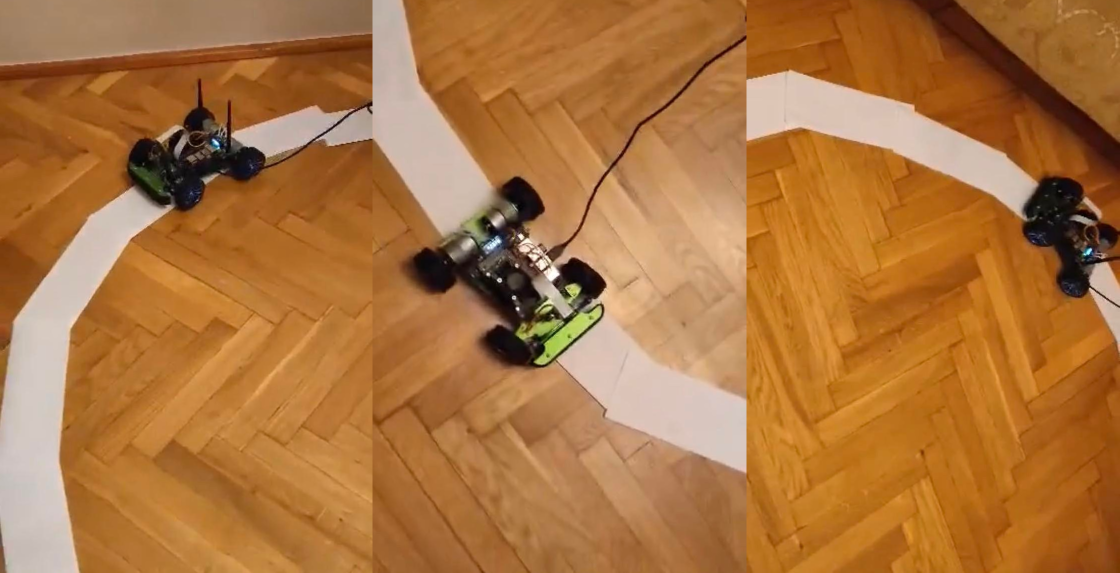
#> input picture Lane_detection/picture/okreg.png, 2239 x 1145 px (shown at 1/2 size)
$ python -i autko.py   (imports and definitions only)
#> lines starting #> are read from the running program, lines starting #| are printed output that depends on the picture; after the words box and inside, x2 and y2 are one past the last pixel; in counts of white or black regions, pixels touching at a corner belong together
import cv2
import numpy as np
from jetracer.nvidia_racecar import NvidiaRacecar

curveList = []
avgVal = 10
# [1 line that did not run here, left out]

def thresholding(img):
    hsv = cv2.cvtColor(img,cv2.COLOR_BGR2HSV)
    lowerWhite = np.array([0, 0, 80])
    upperWhite = np.array([179, 50, 180])
    maskedWhite= cv2.inRange(hsv,lowerWhite,upperWhite)
    return maskedWhite

def warpImg (img,points,w,h,inv=False):
    pts1 = np.float32(points)
    pts2 = np.float32([[0,0],[w,0],[0,h],[w,h]])
    if inv:
        matrix = cv2.getPerspectiveTransform(pts2,pts1)
    else:
        matrix = cv2.getPerspectiveTransform(pts1,pts2)
    imgWarp = cv2.warpPerspective(img,matrix,(w,h))
    return imgWarp

def getHistogram(img, minPer=0.1, display=False, region=1):

    if region ==1:
        histValues = np.sum(img, axis=0)
    else :
        histValues = np.sum(img[img.shape[0]//region:,:], axis=0)
    #histValues = np.sum(img, axis=0)
    maxValue = np.max(histValues)
    minValue = minPer*maxValue
    indexArray =np.where(histValues >= minValue)
    basePoint =  int(np.average(indexArray))

    if display:
        imgHist = np.zeros((img.shape[0],img.shape[1],3),np.uint8)
        for x,intensity in enumerate(histValues):
            cv2.line(imgHist,(int(x),img.shape[0]),(int(x),img.shape[0]-int(intensity//255//region)),(255,0,255),1)
            cv2.circle(imgHist,(basePoint,img.shape[0]),20,(0,255,255),cv2.FILLED)
        return basePoint,imgHist
    return basePoint

def getLaneCurve(img):
    imgResult =img.copy()
    #STEP 1
    imgThres = thresholding(img)

    #STEP 2
    hT, wT, c = img.shape
    points = np.float32([(100, 175), (wT-100, 175),(55, 320 ), (wT-55, 320)])
    imgWarp = warpImg(imgThres, points, wT, hT)

    #STEP 3
    middlePoint,imgHist = getHistogram(imgWarp, display=True, minPer=0.5, region=4)
    curveAveragePoint,imgHist = getHistogram(imgWarp, display=True, minPer=0.9)
    curveRaw = curveAveragePoint-middlePoint

    #STEP 4
    curveList.append(curveRaw)
    if len(curveList) > avgVal:
        curveList.pop(0)
    curve = int(sum(curveList)/len(curveList))

    #STEP 5
    imgInvWarp = warpImg(imgWarp, points, wT, hT,inv = True)
    imgInvWarp = cv2.cvtColor(imgInvWarp,cv2.COLOR_GRAY2BGR)
    imgInvWarp[0:hT//3,0:wT] = 0,0,0
    imgLaneColor = np.zeros_like(img)
    imgLaneColor[:] = 0, 255, 0
    imgLaneColor = cv2.bitwise_and(imgInvWarp, imgLaneColor)
    imgResult = cv2.addWeighted(imgResult,1,imgLaneColor,1,0)
    midY = 450
    cv2.putText(imgResult,str(curve),(wT//2-80,85),cv2.FONT_HERSHEY_COMPLEX,2,(255,0,255),3)
    cv2.line(imgResult,(wT//2,midY),(wT//2+(curve*3),midY),(255,0,255),5)
    cv2.line(imgResult, ((wT // 2 + (curve * 3)), midY-25), (wT // 2 + (curve * 3), midY+25), (0, 255, 0), 5)
    for x in range(-30, 30):
        w = wT // 20
        cv2.line(imgResult, (w * x + int(curve//50 ), midY-10),
                (w * x + int(curve//50 ), midY+10), (0, 0, 255), 2)
    # [10 lines of commented-out code are left out]
    return curve,imgResult

def steering_control(angle):
    steering = (angle * 0.012)
    return steering

def gstreamer_pipeline(
    sensor_id=0,
    capture_width=320,
    capture_height=320,
    display_width=320,
    display_height=320,
    framerate=30,
    flip_method=0,
):
    return (
        "nvarguscamerasrc sensor-id=%d !"
        "video/x-raw(memory:NVMM), width=(int)%d, height=(int)%d, framerate=(fraction)%d/1 ! "
        "nvvidconv flip-method=%d ! "
        "video/x-raw, width=(int)%d, height=(int)%d, format=(string)BGRx ! "
        "videoconvert ! "
        "video/x-raw, format=(string)BGR ! appsink"
        % (
            sensor_id,
            capture_width,
            capture_height,
            framerate,
            flip_method,
            display_width,
            display_height,
        )
    )


#frameCounter = 0

# [26 lines not run here, left out]

>>> import cv2
>>> picture = cv2.imread('../picture/okreg.png')
#> picture is the input picture: shape (1145, 2239, 3); mean B, G, R 62.1, 115.7, 171.7
>>> result = getLaneCurve(picture)
#> in thresholding, `hsv = cv2.cvtColor(img,cv2.COLOR_BGR2HSV)`: hsv: shape (1145, 2239, 3); mean H, S, V 15.8, 166, 171.8
#> in thresholding, `maskedWhite= cv2.inRange(hsv,lowerWhite,upperWhite)`:
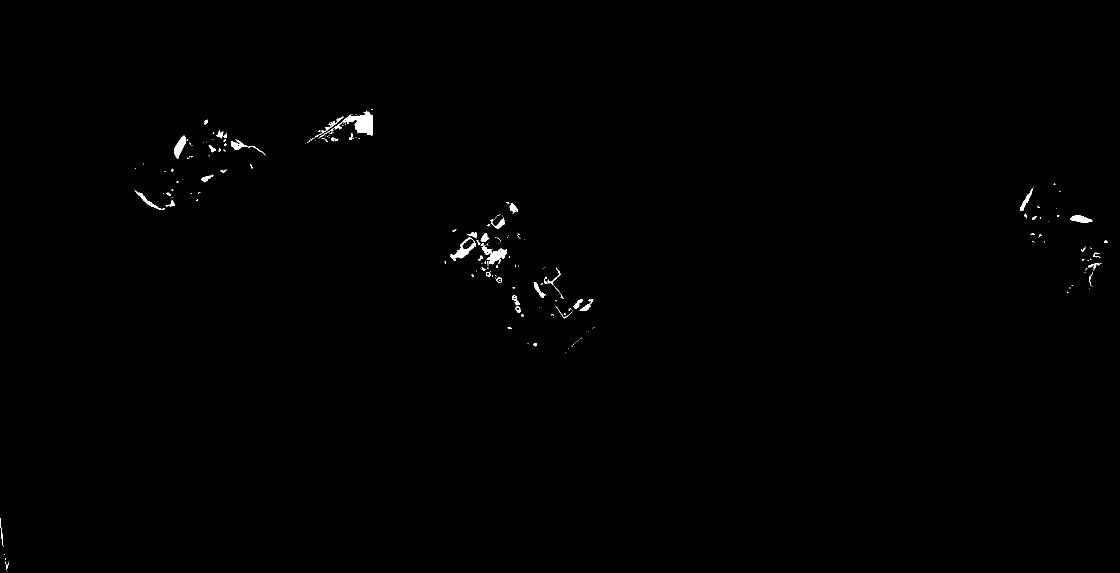
#> maskedWhite: shape (1145, 2239) (shown at 1/2 size); 0.35% white; 214 white regions (163 under 20 px), largest, box (x1, y1, x2, y2) and area: (637, 221, 745, 277) 1607, (963, 491, 1014, 529) 793, (900, 474, 952, 521) 676
#> in warpImg, `imgWarp = cv2.warpPerspective(img,matrix,(w,h))`:
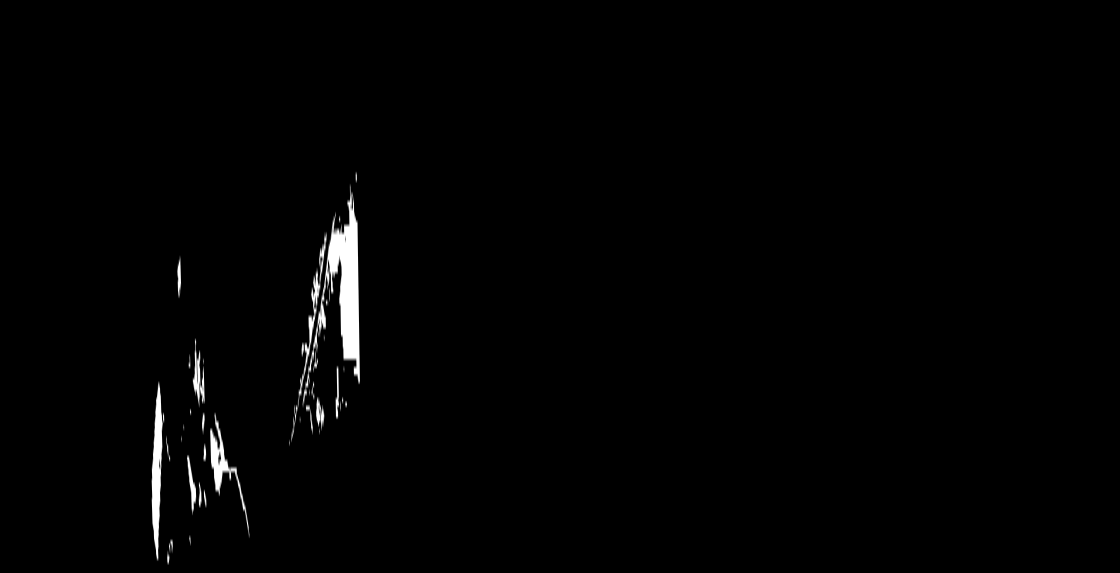
#> imgWarp: shape (1145, 2239) (shown at 1/2 size); min 0, max 255, mean 2.8
#> in getHistogram, `histValues = np.sum(img[img.shape[0]//region:,:], axis=0)`: histValues = 2239 values, max 87813 at index 700, min 0 at index 0, mean 3168.1
#> in getHistogram, `maxValue = np.max(histValues)`: maxValue = 87813
#> in getHistogram, `minValue = minPer*maxValue`: minValue = 43906.5
#> in getHistogram, `basePoint =  int(np.average(indexArray))`: basePoint = 590
#> call 2 of getHistogram, with minPer = 0.9, display = True, region = 1
#> in getHistogram (call 2), `minValue = minPer*maxValue`: minValue = 79031.7
#> in getHistogram (call 2), `indexArray =np.where(histValues >= minValue)`: indexArray = ([313, 314, 315, 316, 699, 700, 701, 702, 703, 705, 706, 707, 712, 713],)
#> in getHistogram (call 2), `basePoint =  int(np.average(indexArray))`: basePoint = 593
#> after the loop in getHistogram (call 2), `for x,intensity in enumerate(histValues):`:
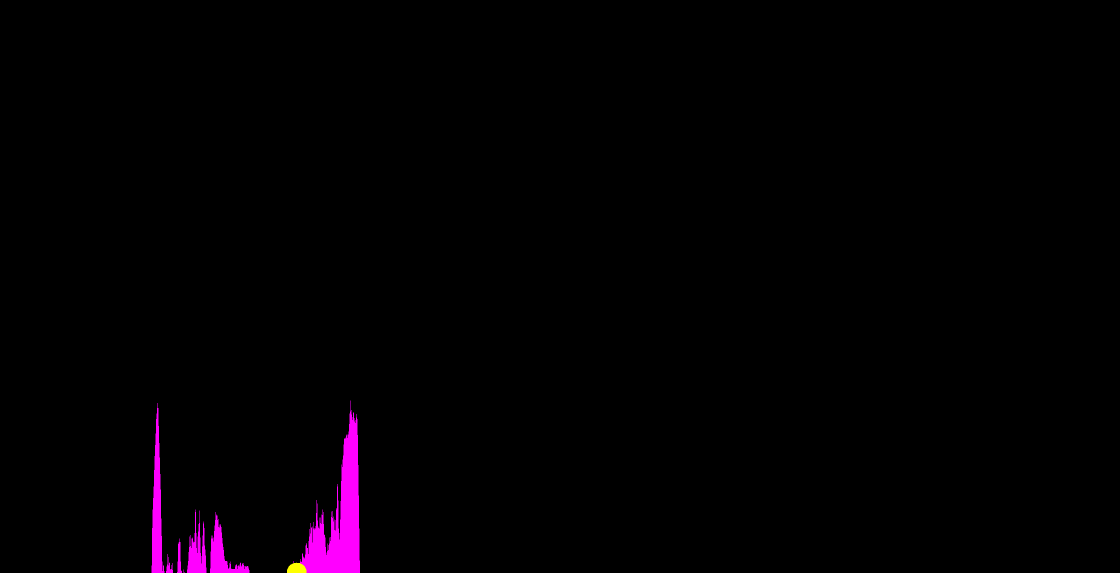
#> imgHist: shape (1145, 2239, 3) (shown at 1/2 size); mean of channels 0, 1, 2 2.7, 0.1, 2.8; drawn as B, G, R
#> in getLaneCurve, `curveRaw = curveAveragePoint-middlePoint`: curveRaw = 3
#> in getLaneCurve, `imgInvWarp[0:hT//3,0:wT] = 0,0,0`: imgInvWarp: shape (1145, 2239, 3); every value is 0
#> in getLaneCurve, `cv2.putText(imgResult,str(curve),(wT//2-80,85),cv2.FONT_HERSHEY_COMPLE..`: imgResult: shape (1145, 2239, 3); 0.03% of pixels changed, all inside (x1, y1, x2, y2) = (1043, 41, 1076, 88)
#> in getLaneCurve, `cv2.line(imgResult,(wT//2,midY),(wT//2+(curve*3),midY),(255,0,255),5)`: imgResult: shape (1145, 2239, 3); mean B, G, R 62.2, 115.7, 171.7
#> in getLaneCurve, `cv2.line(imgResult, ((wT // 2 + (curve * 3)), midY-25), (wT // 2 + (cu..`: imgResult: shape (1145, 2239, 3); mean B, G, R 62.2, 115.7, 171.7
#> after the loop in getLaneCurve, `for x in range(-30, 30):`:
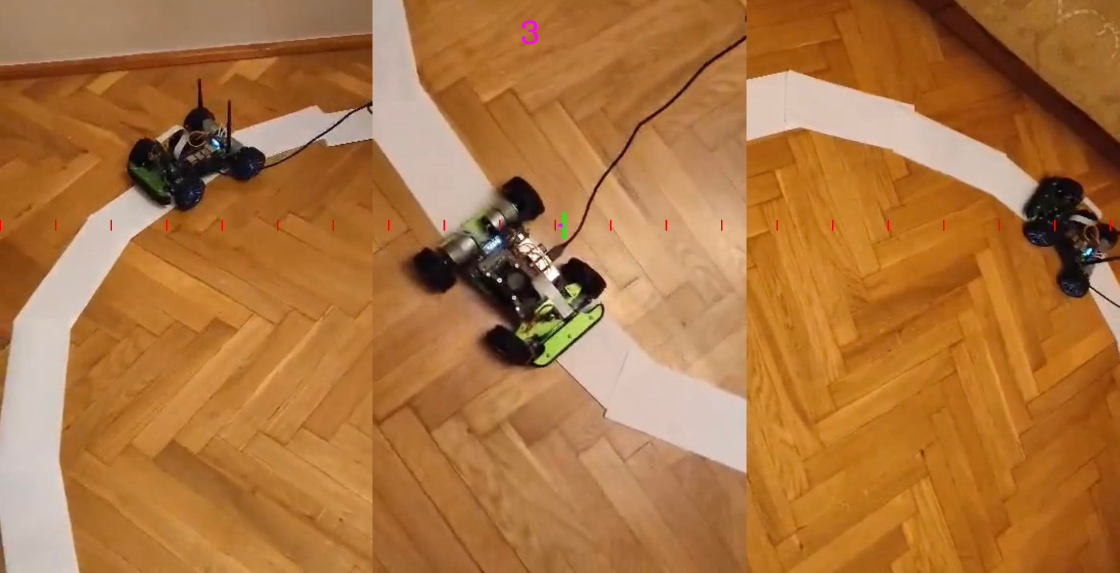
#> imgResult: shape (1145, 2239, 3) (shown at 1/2 size); mean B, G, R 62.1, 115.7, 171.7
